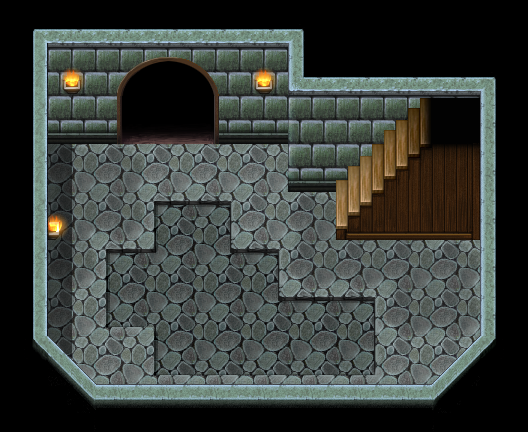

This is a level from a 2D game, rendered from its Tiled map with the project's own tilesets. A one-line summary and the map file follow, with tile-layer data summarised:
An orthogonal 22x18 tile map with 24x24 px tiles, 9 tile layers (under0_none, under1_ground, under2_none, under3_none, ...), 3 tilesets and 23 objects (2x hero_s_hometown_chief_s_house_b2, 2x hero_s_hometown_mysterious_tunnel_b1_1, wood, hero_s_hometown_mysterious_tunnel).

<map version="1.4" tiledversion="1.4.3" orientation="orthogonal" renderorder="right-down" width="22" height="18" tilewidth="24" tileheight="24" infinite="0" nextlayerid="23" nextobjectid="53">
 <properties>
  <property name="bgm" value="bgm_mysterious_tunnel" />
  <property name="lightmap_player" value="light_player" />
  <property name="step_sound" value="stone" />
 </properties>
 <tileset firstgid="1" name="hero_s_hometown_mysterious_tunnel" tilewidth="24" tileheight="24" tilecount="527" columns="31">
  <image source="tilesets/hero_s_hometown_mysterious_tunnel.png" width="744" height="408" />
 </tileset>
 <tileset firstgid="528" source="tilesets/fsm_inside01_e.tsx" />
 <tileset firstgid="1552" source="tilesets/fsm_flame02.tsx" />
 <layer id="15" name="under0_none" width="22" height="18">
  <data>[396 cells, 0 non-empty, 0 distinct tile ids]</data>
 </layer>
 <layer id="1" name="under1_ground" width="22" height="18">
  <data>[396 cells, 350 non-empty, 126 distinct tile ids]</data>
 </layer>
 <layer id="16" name="under2_none" width="22" height="18">
  <data>[396 cells, 0 non-empty, 0 distinct tile ids]</data>
 </layer>
 <layer id="17" name="under3_none" width="22" height="18">
  <data>[396 cells, 0 non-empty, 0 distinct tile ids]</data>
 </layer>
 <layer id="18" name="under4_none" width="22" height="18">
  <data>[396 cells, 0 non-empty, 0 distinct tile ids]</data>
 </layer>
 <layer id="19" name="under5_none" width="22" height="18">
  <data>[396 cells, 0 non-empty, 0 distinct tile ids]</data>
 </layer>
 <layer id="20" name="over6_objects" width="22" height="18">
  <data>[396 cells, 60 non-empty, 20 distinct tile ids]</data>
 </layer>
 <layer id="21" name="over7_none" width="22" height="18">
  <data>[396 cells, 0 non-empty, 0 distinct tile ids]</data>
 </layer>
 <layer id="22" name="over8_none" width="22" height="18">
  <data>[396 cells, 0 non-empty, 0 distinct tile ids]</data>
 </layer>
 <objectgroup color="#0055ff" id="5" name="sound">
  <object id="52" name="wood" x="336" y="144" width="24" height="96" />
 </objectgroup>
 <objectgroup color="#aa0000" id="4" name="collision">
  <object id="1" x="0" y="0" width="48" height="432" />
  <object id="2" x="48" y="0" width="72" height="144" />
  <object id="3" x="216" y="0" width="312" height="144" />
  <object id="4" x="48" y="408" width="480" height="24" />
  <object id="5" x="480" y="144" width="48" height="264" />
  <object id="7" x="288" y="144" width="48" height="48" />
  <object id="8" x="48" y="384" width="24" height="24" />
  <object id="9" x="456" y="384" width="24" height="24" />
  <object id="10" x="120" y="0" width="96" height="120" />
  <object id="26" x="336" y="228" width="144" height="12" />
  <object id="30" x="342" y="222" width="138" height="6" />
  <object id="31" x="348" y="216" width="132" height="6" />
  <object id="32" x="354" y="210" width="126" height="6" />
 </objectgroup>
 <objectgroup color="#5500ff" id="7" name="rest" />
 <objectgroup color="#aa55ff" id="12" name="hero" />
 <objectgroup color="#55ff7f" id="13" name="npc" />
 <objectgroup color="#55aaff" id="3" name="spawn">
  <object id="18" name="hero_s_hometown_chief_s_house_b2" x="312" y="192" width="48" height="18" />
  <object id="21" name="hero_s_hometown_mysterious_tunnel_b1_1" x="144" y="144" width="48" height="24" />
  <object id="23" name="hero_s_hometown_mysterious_tunnel" x="144" y="264" width="48" height="24">
   <properties>
    <property name="direction" value="north" />
   </properties>
  </object>
 </objectgroup>
 <objectgroup color="#ffff7f" id="2" name="portal">
  <object id="19" name="hero_s_hometown_chief_s_house_b2" x="360" y="144" width="24" height="66" />
  <object id="20" name="hero_s_hometown_mysterious_tunnel_b1_1" x="120" y="120" width="96" height="24" />
 </objectgroup>
 <objectgroup color="#ffaa7f" id="14" name="warp" />
 <objectgroup color="#ffaa7f" id="11" name="save">
  <object id="22" x="288" y="144" width="48" height="48" />
 </objectgroup>
 <objectgroup id="9" name="lower_texture" />
 <objectgroup id="10" name="upper_texture" />
 <objectgroup color="#ffff00" id="8" name="quest" />
 <objectgroup color="#ffffff" id="6" name="lights">
  <object id="14" x="66" y="78" width="12" height="12" />
  <object id="15" x="258" y="78" width="12" height="12" />
  <object id="16" x="48" y="222" width="12" height="12" />
 </objectgroup>
</map>
